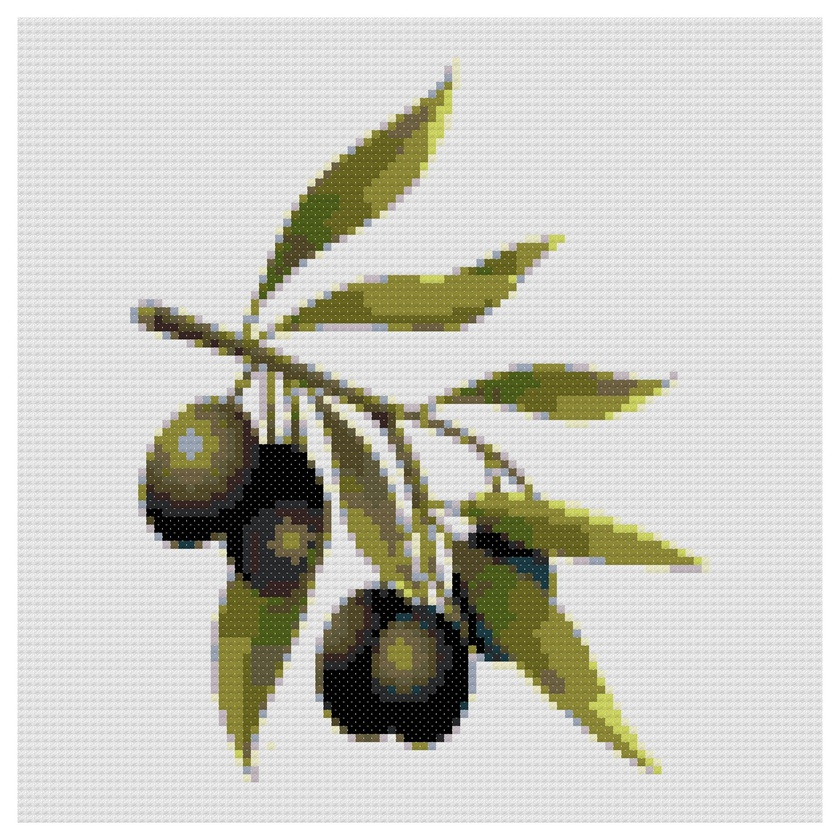
#> input picture input.jpg, 840 x 840 px, shrunk from 2608 x 2608 before the run
$ jupyter execute --allow-errors notebook.ipynb
#> lines starting #> are read from the running program, lines starting #| are printed output that depends on the picture
[cell 1]
import requests
from bs4 import BeautifulSoup
# scrape dmc colors
#> (the rest of this cell did not finish here and is left out)

[cell 2]
from PIL import Image
import numpy as np
from sklearn.cluster import KMeans

## Utilities

[cell 3]
def reduce_color_count(image, desired_colors):
    image_array = np.array(image)
    pixel_values = image_array.reshape(-1, 3)

    # Apply K-means clustering
    kmeans = KMeans(n_clusters=desired_colors, n_init='auto')
    kmeans.fit(pixel_values)

    palette = kmeans.cluster_centers_.astype('uint8')
    # Replace pixel values with cluster centers

    quantized_colors = palette[kmeans.labels_]

    # Reshape the quantized colors array back to the original shape
    quantized_image_array = quantized_colors.reshape(image_array.shape)

    # Create a PIL image from the quantized colors array
    quantized_image = Image.fromarray(quantized_image_array)

    return quantized_image

[cell 4]
class SVG:
    xml = ''
    def __init__(self, black_white = False, minor_lines = False, symbols = True):
        self.black_white = black_white
        self.minor_lines = minor_lines
        self.symbols = symbols

    def get_rgb_from_dmc_item(self, item):
        return 'rgb('+str(item[0])+','+str(item[1])+','+str(item[2])+');'

    def gen_glyph(self, num, x, y, s = 1):
        x = str(x)
        y = str(y)
        scale = 'scale(' + str(s) + ')'
        if num == 0:
            return "<path class='glyph' d='M4 4L16 16' transform='translate("+x+" "+y+") "+scale+"'/>" # backslash
        elif num == 1:
            return "<path class='glyph' d='M4 16L16 4M4 10L 16 10' transform='translate("+x+" "+y+") "+scale+"'/>" # forward slash
        elif num == 2:
            return "<path class='glyph' d='M7 7L7 13 13 13 13 7Z' fill='black' transform='translate("+x+" "+y+") "+scale+"'/>" # little square, filled black
        elif num == 3:
            return "<path class='glyph' d='M4 4L10 16L16 4 Z' transform='translate("+x+" "+y+") "+scale+"'/>" # triangle, upside down
        elif num == 4:
            return "<path class='glyph' d='M4 4L16 16M4 16 L16 4' transform='translate("+x+" "+y+") "+scale+"'/>" # diagonal cross
        elif num == 5:
            return "<path class='glyph' d='M4 4L4 16 16 16 16 4Z' transform='translate("+x+" "+y+") "+scale+"'/>" # square
        elif num == 6:
            return "<path class='glyph' d='M4 4L10 16L16 4 Z' fill='black' transform='translate("+x+" "+y+") "+scale+"'/>" # triangle, upside down, filled black
        elif num == 7:
            return "<path class='glyph' d='M10 4L6 10 10 16 14 10Z' fill='black' transform='translate("+x+" "+y+") "+scale+"'/>" # diamond, filled black
        elif num == 8:
            return "<path class='glyph' d='M8 8L8 12 12 12 12 8Z' transform='translate("+x+" "+y+") "+scale+"'/>" # little square
        elif num == 9:
            return "<path class='glyph' d='M4 4L16 16M4 16 L16 4M10 4L10 16M4 10L16 10' transform='translate("+x+" "+y+") "+scale+"'/>" # 8 way cross
        elif num == 10:
            return "<path class='glyph' d='M4 4L4 16 16 16 16 4Z' fill='black' transform='translate("+x+" "+y+") "+scale+"'/>" # square, filled black
        else:
            return ''

    def add_rect(self, color, index, x, y, size):
        glyph_scale = size / 20.0
        fill = 'fill:rgb(255,255,255);' if self.black_white else 'fill:'+self.get_rgb_from_dmc_item(color)
        stroke = 'stroke:rgb(20,20,20);stroke-width:1;' if self.minor_lines else 'stroke:none;'
        sym = self.gen_glyph(index, x, y, glyph_scale) if self.symbols else ''
        self.xml += '<rect x="'+str(x)+'" y="'+str(y)+'" width="'+str(size)+'" height="'+str(size)+'" style="'+fill+stroke+'"/>' + sym

    def prep_for_drawing(self, width, height):
        self.xml += '<svg xmlns="http://www.w3.org/2000/svg" width="'+str(width)+'" height="'+str(height)+'" style ="fill:none;">'
        self.xml += '<style>.svg_txt{font-size:20px;}.glyph{stroke:#000000;stroke-width:1;stroke:1;}</style>'

    def mid_arrows(self, size, width, height):
        h = str(size/2)
        f = str(size)
        self.xml += "<path d=\"M0 "+h+"L"+f+" "+h+"M"+h+" 0L"+f+" "+h+" "+h+" "+f+"\" stroke=\"black\" stroke-width=\"2\" fill=\"none\" transform='translate(0 " + str(height/2) + ")'/>"
        self.xml += "<path d=\"M"+h+" 0L"+h+" "+f+" M"+f+" "+h+"L"+h+" "+f+" 0 "+h+"\" stroke=\"black\" stroke-width=\"2\" fill=\"none\" transform='translate(" + str(width/2) + " 0)'/>"

    def major_gridlines(self, size, width, height):
        for x in range(size + size * 10, width, size * 10):
            self.xml += "<line x1=\"" + str(x) + "\" y1=\"" + str(size) + "\" x2=\"" + str(x) + "\" y2=\"" + str(height) + "\" style=\"stroke:black;stroke-width:2\" />"
        for y in range(size + size * 10, height, size * 10):
            self.xml += "<line x1=\"" + str(size) + "\" y1=\"" + str(y) + "\" x2=\"" + str(width) + "\" y2=\"" + str(y) + "\" style=\"stroke:black;stroke-width:2\" />"

    def add_key_colour(self, x, y, size, index, colour):
        # key
        glyph_scale = size / 20.0
        fill = 'fill:rgb(255,255,255);' if self.black_white else 'fill:rgb('+str(colour[0])+', '+str(colour[1])+', '+str(colour[2])+');'
        stroke = 'stroke:rgb(20,20,20);stroke-width:1;' if self.minor_lines else 'stroke:none;'
        sym = self.gen_glyph(index, x, y, glyph_scale) if self.symbols else ''
        self.xml += '<rect x="0" y="'+str(y)+'" width="'+str(size)+'" height="'+str(size)+'" style="'+fill+stroke+'"/>' + sym
        # colour name
        self.xml += '<rect x="'+str(size)+'" y="'+str(y)+'" width="'+str(size* 4)+'" height="'+str(size)+'" style="fill:rgb(255,255,255);stroke:black;stroke-width:1;"/>'
        self.xml += '<text x = "' + str(x + size * 1.5) + '" y = "' + str(y + size / 2.0) + '" fill="black">' + f'RGB({colour[0]}, {colour[1]}, {colour[2]})' + '</text>'
        # colour code
        dmc_color = get_dmc(colour)
        self.xml += '<rect x="'+str(size*5)+'" y="'+str(y)+'" width="'+str(size* 3)+'" height="'+str(size)+'" style="fill:'+f'rgb({dmc_color[0]},{dmc_color[1]},{dmc_color[2]})' + ';stroke:black;stroke-width:1;"/>'
        self.xml += '<text x = "' + str(size* 5 + (size/2.0)) + '" y = "' + str(y + size / 2.0) + '" fill="black">' + f'DMC {dmc_color[-1]}' + '</text>'

    def save(self, filename):
        self.xml += '</svg>'
        f = open(filename,'w')
        f.write(self.xml)
        f.close()

## Loading the image

[cell 5]
input_file_name = 'input.jpg'    # input file name, has to be a jpg
num_colors = 15                  # number of colors to use in the pattern
stitches_count_x = 100           # stitch count, number of stitches in x axis
stitches_count_y = 100           # stitch count, number of stitches in x axis

border_px = 54
stitch_h = 25
stitch_w = 25
inner_box_offset = 5
im = Image.open(input_file_name)
#> im is the input picture: PIL image 840x840 RGB; mean R, G, B 201.7, 201.1, 192.3
#> (the rest of this cell did not finish here and is left out)

## Pixelating the image into a defined set of colors

[cell 6]
# removing the borders from the olive image.
im = im.crop((border_px,border_px,im.width - border_px,im.height - border_px))
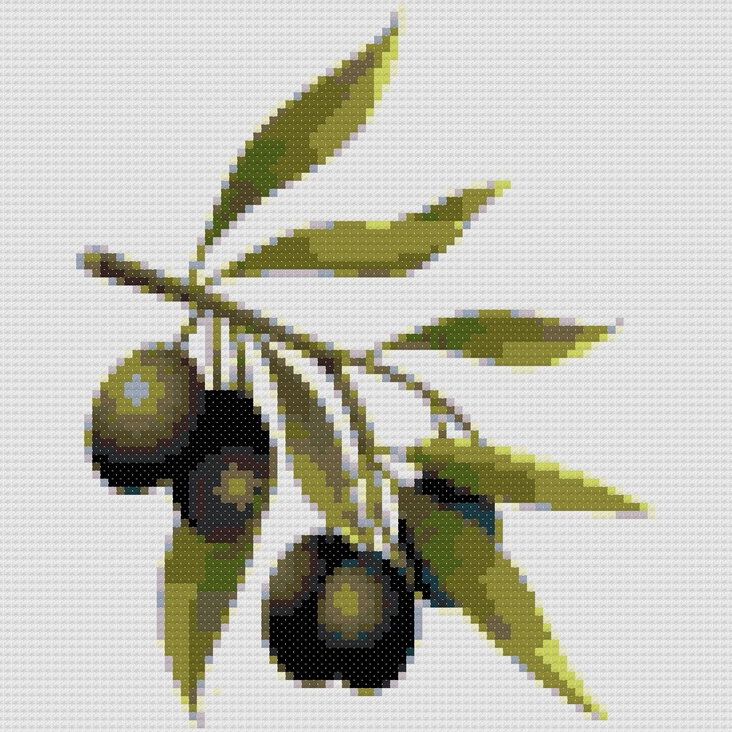
#> im: PIL image 732x732 RGB; mean R, G, B 191.1, 190.3, 178.8

[cell 7]
# reducing the image to a 100X100 pixel image where each pixel is the average pixel value of a 15X15 box inside every 25X25 stitch box.
dmc_image = Image.new('RGB', (stitches_count_x, stitches_count_y))
#> dmc_image: PIL image 100x100 RGB; every value is 0

for i in range(stitches_count_x):
    for j in range(stitches_count_y):
        x1 = i * stitch_w + inner_box_offset # +5 pixel so that the averaging is applied to an inner 15X15 box of every 25X25 box.
        y1 = j * stitch_h + inner_box_offset
        x2 = (i + 1) * stitch_w - inner_box_offset
        y2 = (j + 1) * stitch_h - inner_box_offset
        inner_box = im.crop((x1, y1, x2, y2))

        # Calculate the average RGB values
        average_rgb = (
            int(sum([pixel[0] for pixel in inner_box.getdata()]) / (inner_box.height * inner_box.width)),
            int(sum([pixel[1] for pixel in inner_box.getdata()]) / (inner_box.height * inner_box.width)),
            int(sum([pixel[2] for pixel in inner_box.getdata()]) / (inner_box.height * inner_box.width))
        )

        # Assign the average RGB value to the corresponding pixel
        dmc_image.putpixel((i, j), average_rgb)
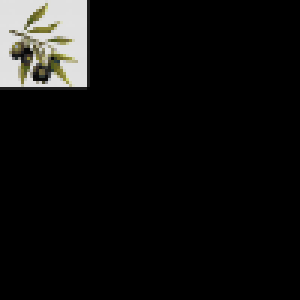
#> dmc_image: PIL image 100x100 RGB (shown 3 times larger); mean R, G, B 16.1, 16.1, 15.1

dmc_image = reduce_color_count(dmc_image,num_colors)
dmc_image = dmc_image.convert('P', palette=Image.ADAPTIVE, colors = num_colors)

## Creating Stitch Patterns

[cell 8]
svg_pattern = [[dmc_image.getpixel((x, y)) for x in range(stitches_count_x)] for y in range(stitches_count_y)]
#> svg_pattern = 100 items
palette = dmc_image.getpalette()[:3 * num_colors]
#> palette = 45 values, max 224 at index 0, min 0 at index 42, mean 123.2
svg_palette = [(palette[3*i + 0], palette[3* i +  1], palette[3 * i + 2]) for i in range(num_colors)]
#> svg_palette = [(224, 224, 224), (212, 211, 205), (198, 197, 180), (199, 202, 116), (180, 177, 143), (174, 172, 167), (153, 149, 129), (150, 148, 95), (133, 128, 55), (113, 108, 79), (106, 102, 42), (82, 82, 44), (55, 54, 46), (29, 29, 28), (0, 0, 0)]


# black_white, minor, symbols
col_sym = SVG(False, True, True)
blw_nsy = SVG(True, True, True)
col_nsy = SVG(False, False, False)
key = SVG(False, True, True)


svg_cell_size = 10
width = stitches_count_x * svg_cell_size
height = stitches_count_y * svg_cell_size
col_sym.prep_for_drawing(width, height)
col_sym.mid_arrows(svg_cell_size, width, height)
blw_nsy.prep_for_drawing(width, height)
blw_nsy.mid_arrows(svg_cell_size, width, height)
col_nsy.prep_for_drawing(width, height)
x = y = svg_cell_size # to allow drawing of midpoint arrows
for row in svg_pattern:
    for colour_index in row:
        col_sym.add_rect(svg_palette[colour_index], colour_index, x, y, svg_cell_size)
        blw_nsy.add_rect(svg_palette[colour_index], colour_index, x, y, svg_cell_size)
        col_nsy.add_rect(svg_palette[colour_index], colour_index, x, y, svg_cell_size)
        x += svg_cell_size
    y += svg_cell_size
    x = svg_cell_size
#> this loop made 100 passes
#> (x, y) on pass 1: ('420', '10')
blw_nsy.major_gridlines(svg_cell_size, width, height)
col_sym.major_gridlines(svg_cell_size, width, height)


size = 40
key.prep_for_drawing(size * 13, size * len(svg_palette))
x = y = 0
#> (the rest of this cell did not finish here and is left out)
